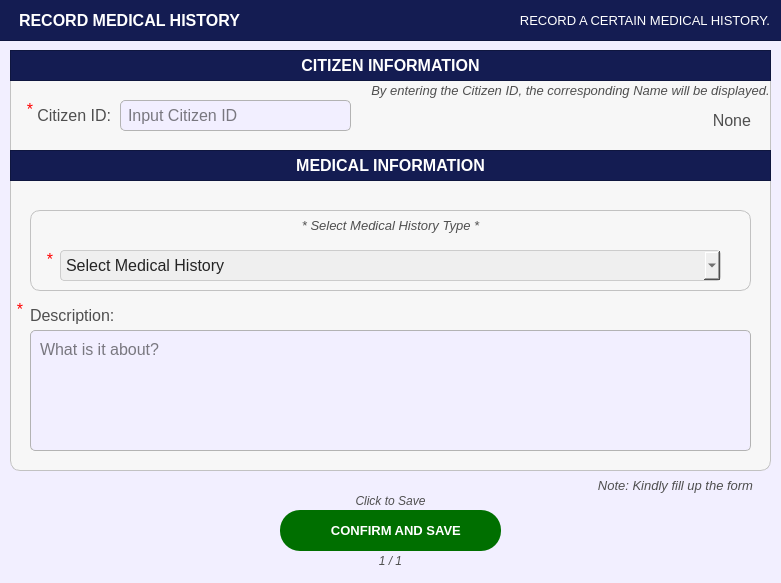
<?xml version="1.0" encoding="UTF-8"?>
<ui version="4.0">
 <class>PopUp_citizenprofileFilterOptions</class>
 <widget class="QDialog" name="PopUp_citizenprofileFilterOptions">
  <property name="geometry">
   <rect>
    <x>0</x>
    <y>0</y>
    <width>781</width>
    <height>583</height>
   </rect>
  </property>
  <property name="sizePolicy">
   <sizepolicy hsizetype="Fixed" vsizetype="Fixed">
    <horstretch>0</horstretch>
    <verstretch>0</verstretch>
   </sizepolicy>
  </property>
  <property name="palette">
   <palette>
    <active>
     <colorrole role="WindowText">
      <brush brushstyle="SolidPattern">
       <color alpha="255">
        <red>255</red>
        <green>255</green>
        <blue>255</blue>
       </color>
      </brush>
     </colorrole>
     <colorrole role="Button">
      <brush brushstyle="SolidPattern">
       <color alpha="255">
        <red>242</red>
        <green>239</green>
        <blue>255</blue>
       </color>
      </brush>
     </colorrole>
     <colorrole role="Light">
      <brush brushstyle="SolidPattern">
       <color alpha="255">
        <red>88</red>
        <green>86</green>
        <blue>150</blue>
       </color>
      </brush>
     </colorrole>
     <colorrole role="Midlight">
      <brush brushstyle="SolidPattern">
       <color alpha="255">
        <red>73</red>
        <green>71</green>
        <blue>125</blue>
       </color>
      </brush>
     </colorrole>
     <colorrole role="Dark">
      <brush brushstyle="SolidPattern">
       <color alpha="255">
        <red>29</red>
        <green>29</green>
        <blue>50</blue>
       </color>
      </brush>
     </colorrole>
     <colorrole role="Mid">
      <brush brushstyle="SolidPattern">
       <color alpha="255">
        <red>39</red>
        <green>38</green>
        <blue>67</blue>
       </color>
      </brush>
     </colorrole>
     <colorrole role="Text">
      <brush brushstyle="SolidPattern">
       <color alpha="255">
        <red>255</red>
        <green>255</green>
        <blue>255</blue>
       </color>
      </brush>
     </colorrole>
     <colorrole role="BrightText">
      <brush brushstyle="SolidPattern">
       <color alpha="255">
        <red>255</red>
        <green>255</green>
        <blue>255</blue>
       </color>
      </brush>
     </colorrole>
     <colorrole role="ButtonText">
      <brush brushstyle="SolidPattern">
       <color alpha="255">
        <red>255</red>
        <green>255</green>
        <blue>255</blue>
       </color>
      </brush>
     </colorrole>
     <colorrole role="Base">
      <brush brushstyle="SolidPattern">
       <color alpha="255">
        <red>242</red>
        <green>239</green>
        <blue>255</blue>
       </color>
      </brush>
     </colorrole>
     <colorrole role="Window">
      <brush brushstyle="SolidPattern">
       <color alpha="255">
        <red>242</red>
        <green>239</green>
        <blue>255</blue>
       </color>
      </brush>
     </colorrole>
     <colorrole role="Shadow">
      <brush brushstyle="SolidPattern">
       <color alpha="255">
        <red>16</red>
        <green>36</green>
        <blue>7</blue>
       </color>
      </brush>
     </colorrole>
     <colorrole role="AlternateBase">
      <brush brushstyle="SolidPattern">
       <color alpha="255">
        <red>29</red>
        <green>28</green>
        <blue>50</blue>
       </color>
      </brush>
     </colorrole>
     <colorrole role="ToolTipBase">
      <brush brushstyle="SolidPattern">
       <color alpha="255">
        <red>255</red>
        <green>255</green>
        <blue>220</blue>
       </color>
      </brush>
     </colorrole>
     <colorrole role="ToolTipText">
      <brush brushstyle="SolidPattern">
       <color alpha="255">
        <red>52</red>
        <green>138</green>
        <blue>46</blue>
       </color>
      </brush>
     </colorrole>
     <colorrole role="PlaceholderText">
      <brush brushstyle="SolidPattern">
       <color alpha="127">
        <red>255</red>
        <green>255</green>
        <blue>255</blue>
       </color>
      </brush>
     </colorrole>
     <colorrole role="Accent">
      <brush brushstyle="SolidPattern">
       <color alpha="255">
        <red>0</red>
        <green>255</green>
        <blue>0</blue>
       </color>
      </brush>
     </colorrole>
    </active>
    <inactive>
     <colorrole role="WindowText">
      <brush brushstyle="SolidPattern">
       <color alpha="255">
        <red>255</red>
        <green>255</green>
        <blue>255</blue>
       </color>
      </brush>
     </colorrole>
     <colorrole role="Button">
      <brush brushstyle="SolidPattern">
       <color alpha="255">
        <red>242</red>
        <green>239</green>
        <blue>255</blue>
       </color>
      </brush>
     </colorrole>
     <colorrole role="Light">
      <brush brushstyle="SolidPattern">
       <color alpha="255">
        <red>88</red>
        <green>86</green>
        <blue>150</blue>
       </color>
      </brush>
     </colorrole>
     <colorrole role="Midlight">
      <brush brushstyle="SolidPattern">
       <color alpha="255">
        <red>73</red>
        <green>71</green>
        <blue>125</blue>
       </color>
      </brush>
     </colorrole>
     <colorrole role="Dark">
      <brush brushstyle="SolidPattern">
       <color alpha="255">
        <red>29</red>
        <green>29</green>
        <blue>50</blue>
       </color>
      </brush>
     </colorrole>
     <colorrole role="Mid">
      <brush brushstyle="SolidPattern">
       <color alpha="255">
        <red>39</red>
        <green>38</green>
        <blue>67</blue>
       </color>
      </brush>
     </colorrole>
     <colorrole role="Text">
      <brush brushstyle="SolidPattern">
       <color alpha="255">
        <red>255</red>
        <green>255</green>
        <blue>255</blue>
       </color>
      </brush>
     </colorrole>
     <colorrole role="BrightText">
      <brush brushstyle="SolidPattern">
       <color alpha="255">
        <red>255</red>
        <green>255</green>
        <blue>255</blue>
       </color>
      </brush>
     </colorrole>
     <colorrole role="ButtonText">
      <brush brushstyle="SolidPattern">
       <color alpha="255">
        <red>255</red>
        <green>255</green>
        <blue>255</blue>
       </color>
      </brush>
     </colorrole>
     <colorrole role="Base">
      <brush brushstyle="SolidPattern">
       <color alpha="255">
        <red>242</red>
        <green>239</green>
        <blue>255</blue>
       </color>
      </brush>
     </colorrole>
     <colorrole role="Window">
      <brush brushstyle="SolidPattern">
       <color alpha="255">
        <red>242</red>
        <green>239</green>
        <blue>255</blue>
       </color>
      </brush>
     </colorrole>
     <colorrole role="Shadow">
      <brush brushstyle="SolidPattern">
       <color alpha="255">
        <red>16</red>
        <green>36</green>
        <blue>7</blue>
       </color>
      </brush>
     </colorrole>
     <colorrole role="AlternateBase">
      <brush brushstyle="SolidPattern">
       <color alpha="255">
        <red>29</red>
        <green>28</green>
        <blue>50</blue>
       </color>
      </brush>
     </colorrole>
     <colorrole role="ToolTipBase">
      <brush brushstyle="SolidPattern">
       <color alpha="255">
        <red>255</red>
        <green>255</green>
        <blue>220</blue>
       </color>
      </brush>
     </colorrole>
     <colorrole role="ToolTipText">
      <brush brushstyle="SolidPattern">
       <color alpha="255">
        <red>52</red>
        <green>138</green>
        <blue>46</blue>
       </color>
      </brush>
     </colorrole>
     <colorrole role="PlaceholderText">
      <brush brushstyle="SolidPattern">
       <color alpha="127">
        <red>255</red>
        <green>255</green>
        <blue>255</blue>
       </color>
      </brush>
     </colorrole>
     <colorrole role="Accent">
      <brush brushstyle="SolidPattern">
       <color alpha="255">
        <red>0</red>
        <green>255</green>
        <blue>0</blue>
       </color>
      </brush>
     </colorrole>
    </inactive>
    <disabled>
     <colorrole role="WindowText">
      <brush brushstyle="SolidPattern">
       <color alpha="255">
        <red>29</red>
        <green>29</green>
        <blue>50</blue>
       </color>
      </brush>
     </colorrole>
     <colorrole role="Button">
      <brush brushstyle="SolidPattern">
       <color alpha="255">
        <red>242</red>
        <green>239</green>
        <blue>255</blue>
       </color>
      </brush>
     </colorrole>
     <colorrole role="Light">
      <brush brushstyle="SolidPattern">
       <color alpha="255">
        <red>88</red>
        <green>86</green>
        <blue>150</blue>
       </color>
      </brush>
     </colorrole>
     <colorrole role="Midlight">
      <brush brushstyle="SolidPattern">
       <color alpha="255">
        <red>73</red>
        <green>71</green>
        <blue>125</blue>
       </color>
      </brush>
     </colorrole>
     <colorrole role="Dark">
      <brush brushstyle="SolidPattern">
       <color alpha="255">
        <red>29</red>
        <green>29</green>
        <blue>50</blue>
       </color>
      </brush>
     </colorrole>
     <colorrole role="Mid">
      <brush brushstyle="SolidPattern">
       <color alpha="255">
        <red>39</red>
        <green>38</green>
        <blue>67</blue>
       </color>
      </brush>
     </colorrole>
     <colorrole role="Text">
      <brush brushstyle="SolidPattern">
       <color alpha="255">
        <red>29</red>
        <green>29</green>
        <blue>50</blue>
       </color>
      </brush>
     </colorrole>
     <colorrole role="BrightText">
      <brush brushstyle="SolidPattern">
       <color alpha="255">
        <red>255</red>
        <green>255</green>
        <blue>255</blue>
       </color>
      </brush>
     </colorrole>
     <colorrole role="ButtonText">
      <brush brushstyle="SolidPattern">
       <color alpha="255">
        <red>29</red>
        <green>29</green>
        <blue>50</blue>
       </color>
      </brush>
     </colorrole>
     <colorrole role="Base">
      <brush brushstyle="SolidPattern">
       <color alpha="255">
        <red>242</red>
        <green>239</green>
        <blue>255</blue>
       </color>
      </brush>
     </colorrole>
     <colorrole role="Window">
      <brush brushstyle="SolidPattern">
       <color alpha="255">
        <red>242</red>
        <green>239</green>
        <blue>255</blue>
       </color>
      </brush>
     </colorrole>
     <colorrole role="Shadow">
      <brush brushstyle="SolidPattern">
       <color alpha="255">
        <red>16</red>
        <green>36</green>
        <blue>7</blue>
       </color>
      </brush>
     </colorrole>
     <colorrole role="AlternateBase">
      <brush brushstyle="SolidPattern">
       <color alpha="255">
        <red>59</red>
        <green>57</green>
        <blue>100</blue>
       </color>
      </brush>
     </colorrole>
     <colorrole role="ToolTipBase">
      <brush brushstyle="SolidPattern">
       <color alpha="255">
        <red>255</red>
        <green>255</green>
        <blue>220</blue>
       </color>
      </brush>
     </colorrole>
     <colorrole role="ToolTipText">
      <brush brushstyle="SolidPattern">
       <color alpha="255">
        <red>52</red>
        <green>138</green>
        <blue>46</blue>
       </color>
      </brush>
     </colorrole>
     <colorrole role="PlaceholderText">
      <brush brushstyle="SolidPattern">
       <color alpha="127">
        <red>29</red>
        <green>29</green>
        <blue>50</blue>
       </color>
      </brush>
     </colorrole>
     <colorrole role="Accent">
      <brush brushstyle="SolidPattern">
       <color alpha="255">
        <red>0</red>
        <green>255</green>
        <blue>0</blue>
       </color>
      </brush>
     </colorrole>
    </disabled>
   </palette>
  </property>
  <property name="cursor">
   <cursorShape>PointingHandCursor</cursorShape>
  </property>
  <property name="windowTitle">
   <string>Dialog</string>
  </property>
  <property name="styleSheet">
   <string notr="true">#PopUp_citizenprofileFilterOptions{
	background-color: #f2efff;
}</string>
  </property>
  <widget class="QFrame" name="basePopUpBodyFrame">
   <property name="geometry">
    <rect>
     <x>10</x>
     <y>50</y>
     <width>761</width>
     <height>421</height>
    </rect>
   </property>
   <property name="styleSheet">
    <string notr="true">#basePopUpBodyFrame {
	background-color: rgb(247, 247, 247);
	border: 1px solid rgb(194, 194, 194);
	border-radius: 10px;
}</string>
   </property>
   <property name="frameShape">
    <enum>QFrame::Shape::StyledPanel</enum>
   </property>
   <property name="frameShadow">
    <enum>QFrame::Shadow::Raised</enum>
   </property>
   <widget class="QFrame" name="basePopUpTitleFrame_3">
    <property name="geometry">
     <rect>
      <x>0</x>
      <y>100</y>
      <width>761</width>
      <height>31</height>
     </rect>
    </property>
    <property name="styleSheet">
     <string notr="true">#basePopUpTitleFrame_3 {
	background-color: #141c52;
}</string>
    </property>
    <property name="frameShape">
     <enum>QFrame::Shape::StyledPanel</enum>
    </property>
    <property name="frameShadow">
     <enum>QFrame::Shadow::Raised</enum>
    </property>
    <widget class="QLabel" name="label_title_3">
     <property name="geometry">
      <rect>
       <x>0</x>
       <y>0</y>
       <width>761</width>
       <height>31</height>
      </rect>
     </property>
     <property name="font">
      <font>
       <family>Arial</family>
       <pointsize>12</pointsize>
       <bold>true</bold>
      </font>
     </property>
     <property name="styleSheet">
      <string notr="true">#label_title_3{
	background-color:transparent;
	color: rgb(255, 255, 255);
}</string>
     </property>
     <property name="text">
      <string>MEDICAL INFORMATION</string>
     </property>
     <property name="alignment">
      <set>Qt::AlignmentFlag::AlignCenter</set>
     </property>
    </widget>
   </widget>
   <widget class="QLineEdit" name="record_citizenIDANDsearch">
    <property name="geometry">
     <rect>
      <x>110</x>
      <y>50</y>
      <width>231</width>
      <height>31</height>
     </rect>
    </property>
    <property name="font">
     <font>
      <family>Arial</family>
      <pointsize>12</pointsize>
     </font>
    </property>
    <property name="styleSheet">
     <string notr="true">#record_citizenIDANDsearch{
	border: 1px solid #b3b3b3;  /* Black border */
    border-radius: 5px;        /* Rounded corners */
    padding: 5px;               /* Inner spacing */
    background-color: #f2efff;  /* Gray background */
    color: #000000; 
}

</string>
    </property>
    <property name="text">
     <string/>
    </property>
    <property name="maxLength">
     <number>50</number>
    </property>
    <property name="placeholderText">
     <string>Input Citizen ID</string>
    </property>
   </widget>
   <widget class="QLabel" name="record_labelcitizenhistory_description">
    <property name="geometry">
     <rect>
      <x>20</x>
      <y>250</y>
      <width>121</width>
      <height>31</height>
     </rect>
    </property>
    <property name="font">
     <font>
      <family>Arial</family>
      <pointsize>12</pointsize>
     </font>
    </property>
    <property name="styleSheet">
     <string notr="true">#record_labelcitizenhistory_description{
	background-color:transparent;
	color:#4f4f4f;
}</string>
    </property>
    <property name="text">
     <string>Description:</string>
    </property>
    <property name="alignment">
     <set>Qt::AlignmentFlag::AlignLeading|Qt::AlignmentFlag::AlignLeft|Qt::AlignmentFlag::AlignVCenter</set>
    </property>
   </widget>
   <widget class="QLabel" name="register_labelBusinessOwnerName">
    <property name="geometry">
     <rect>
      <x>10</x>
      <y>50</y>
      <width>91</width>
      <height>31</height>
     </rect>
    </property>
    <property name="font">
     <font>
      <family>Arial</family>
      <pointsize>12</pointsize>
     </font>
    </property>
    <property name="styleSheet">
     <string notr="true">#register_labelBusinessOwnerName{
	background-color:transparent;
	color:#4f4f4f;
}</string>
    </property>
    <property name="text">
     <string>Citizen ID:</string>
    </property>
    <property name="alignment">
     <set>Qt::AlignmentFlag::AlignRight|Qt::AlignmentFlag::AlignTrailing|Qt::AlignmentFlag::AlignVCenter</set>
    </property>
   </widget>
   <widget class="QLabel" name="display_citizenFullName">
    <property name="geometry">
     <rect>
      <x>380</x>
      <y>50</y>
      <width>361</width>
      <height>41</height>
     </rect>
    </property>
    <property name="font">
     <font>
      <family>Arial</family>
      <pointsize>12</pointsize>
     </font>
    </property>
    <property name="styleSheet">
     <string notr="true">#display_citizenFullName{
	background-color:transparent;
	color:#4f4f4f;
}</string>
    </property>
    <property name="text">
     <string>None</string>
    </property>
    <property name="alignment">
     <set>Qt::AlignmentFlag::AlignRight|Qt::AlignmentFlag::AlignTrailing|Qt::AlignmentFlag::AlignVCenter</set>
    </property>
   </widget>
   <widget class="QFrame" name="basePopUpTitleFrame_4">
    <property name="geometry">
     <rect>
      <x>0</x>
      <y>0</y>
      <width>761</width>
      <height>31</height>
     </rect>
    </property>
    <property name="styleSheet">
     <string notr="true">#basePopUpTitleFrame_4 {
	background-color: #141c52;
}</string>
    </property>
    <property name="frameShape">
     <enum>QFrame::Shape::StyledPanel</enum>
    </property>
    <property name="frameShadow">
     <enum>QFrame::Shadow::Raised</enum>
    </property>
    <widget class="QLabel" name="label_title_4">
     <property name="geometry">
      <rect>
       <x>0</x>
       <y>0</y>
       <width>761</width>
       <height>31</height>
      </rect>
     </property>
     <property name="font">
      <font>
       <family>Arial</family>
       <pointsize>12</pointsize>
       <bold>true</bold>
      </font>
     </property>
     <property name="styleSheet">
      <string notr="true">#label_title_4{
	background-color:transparent;
	color: rgb(255, 255, 255);
}</string>
     </property>
     <property name="text">
      <string>CITIZEN INFORMATION</string>
     </property>
     <property name="alignment">
      <set>Qt::AlignmentFlag::AlignCenter</set>
     </property>
    </widget>
   </widget>
   <widget class="QPlainTextEdit" name="record_medicalhistory_description">
    <property name="geometry">
     <rect>
      <x>20</x>
      <y>280</y>
      <width>721</width>
      <height>121</height>
     </rect>
    </property>
    <property name="font">
     <font>
      <family>Arial</family>
      <pointsize>12</pointsize>
     </font>
    </property>
    <property name="styleSheet">
     <string notr="true">#record_medicalhistory_description{
	border: 1px solid #b3b3b3;  /* Black border */
    border-radius: 5px;        /* Rounded corners */
    padding: 5px;               /* Inner spacing */
    background-color: #f2efff;  /* Gray background */
    color: #000000; 
}

</string>
    </property>
    <property name="placeholderText">
     <string>What is it about?</string>
    </property>
   </widget>
   <widget class="QFrame" name="basePopUpBodyFrame_6">
    <property name="geometry">
     <rect>
      <x>20</x>
      <y>160</y>
      <width>721</width>
      <height>81</height>
     </rect>
    </property>
    <property name="styleSheet">
     <string notr="true">#basePopUpBodyFrame_6 {
	background-color: rgb(247, 247, 247);
	border: 1px solid rgb(194, 194, 194);
	border-radius: 10px;
}</string>
    </property>
    <property name="frameShape">
     <enum>QFrame::Shape::StyledPanel</enum>
    </property>
    <property name="frameShadow">
     <enum>QFrame::Shadow::Raised</enum>
    </property>
    <widget class="QLabel" name="labelNote_5">
     <property name="geometry">
      <rect>
       <x>0</x>
       <y>0</y>
       <width>721</width>
       <height>31</height>
      </rect>
     </property>
     <property name="font">
      <font>
       <family>Arial</family>
       <pointsize>10</pointsize>
       <italic>true</italic>
       <bold>false</bold>
      </font>
     </property>
     <property name="styleSheet">
      <string notr="true">#labelNote_5 {
	background-color: transparent;
	color: #4f4f4f;
}
</string>
     </property>
     <property name="text">
      <string>* Select Medical History Type *</string>
     </property>
     <property name="alignment">
      <set>Qt::AlignmentFlag::AlignCenter</set>
     </property>
    </widget>
    <widget class="QComboBox" name="register_citizen_comboBox_MedicalHistoryOption">
     <property name="geometry">
      <rect>
       <x>30</x>
       <y>40</y>
       <width>661</width>
       <height>31</height>
      </rect>
     </property>
     <property name="font">
      <font>
       <family>Arial</family>
       <pointsize>12</pointsize>
      </font>
     </property>
     <property name="styleSheet">
      <string notr="true">#register_citizen_comboBox_MedicalHistoryOption{
	background-color: rgb(239, 239, 239); /* Correct property name */
    color: #242424; /* Set text color to black for better contrast */
    border: 1px solid #ccc; /* Optional: Add a light border */
    padding: 5px; /* Optional: Add some padding */
    border-radius: 4px; /* Optional: Rounded corners */
}</string>
     </property>
     <property name="placeholderText">
      <string>Select Medical History</string>
     </property>
     <property name="duplicatesEnabled">
      <bool>false</bool>
     </property>
    </widget>
    <widget class="QLabel" name="label_req_4">
     <property name="geometry">
      <rect>
       <x>10</x>
       <y>40</y>
       <width>20</width>
       <height>31</height>
      </rect>
     </property>
     <property name="font">
      <font>
       <family>Arial</family>
       <pointsize>12</pointsize>
       <bold>false</bold>
      </font>
     </property>
     <property name="styleSheet">
      <string notr="true">#label_req_4 {
	background-color: transparent;
	color: red;
}
</string>
     </property>
     <property name="text">
      <string>*</string>
     </property>
     <property name="alignment">
      <set>Qt::AlignmentFlag::AlignHCenter|Qt::AlignmentFlag::AlignTop</set>
     </property>
    </widget>
   </widget>
   <widget class="QLabel" name="labelNote_2">
    <property name="geometry">
     <rect>
      <x>360</x>
      <y>30</y>
      <width>401</width>
      <height>21</height>
     </rect>
    </property>
    <property name="font">
     <font>
      <family>Arial</family>
      <pointsize>10</pointsize>
      <italic>true</italic>
      <bold>false</bold>
     </font>
    </property>
    <property name="styleSheet">
     <string notr="true">#labelNote_2 {
	background-color: transparent;
	color: #4f4f4f;
}
</string>
    </property>
    <property name="text">
     <string>By entering the Citizen ID, the corresponding Name will be displayed.</string>
    </property>
    <property name="alignment">
     <set>Qt::AlignmentFlag::AlignCenter</set>
    </property>
   </widget>
   <widget class="QLabel" name="label_req_3">
    <property name="geometry">
     <rect>
      <x>10</x>
      <y>50</y>
      <width>20</width>
      <height>31</height>
     </rect>
    </property>
    <property name="font">
     <font>
      <family>Arial</family>
      <pointsize>12</pointsize>
      <bold>false</bold>
     </font>
    </property>
    <property name="styleSheet">
     <string notr="true">#label_req_3 {
	background-color: transparent;
	color: red;
}
</string>
    </property>
    <property name="text">
     <string>*</string>
    </property>
    <property name="alignment">
     <set>Qt::AlignmentFlag::AlignHCenter|Qt::AlignmentFlag::AlignTop</set>
    </property>
   </widget>
   <widget class="QLabel" name="label_req_5">
    <property name="geometry">
     <rect>
      <x>0</x>
      <y>250</y>
      <width>20</width>
      <height>31</height>
     </rect>
    </property>
    <property name="font">
     <font>
      <family>Arial</family>
      <pointsize>12</pointsize>
      <bold>false</bold>
     </font>
    </property>
    <property name="styleSheet">
     <string notr="true">#label_req_5 {
	background-color: transparent;
	color: red;
}
</string>
    </property>
    <property name="text">
     <string>*</string>
    </property>
    <property name="alignment">
     <set>Qt::AlignmentFlag::AlignHCenter|Qt::AlignmentFlag::AlignTop</set>
    </property>
   </widget>
  </widget>
  <widget class="QFrame" name="basePopUpTitleFrame">
   <property name="geometry">
    <rect>
     <x>-1</x>
     <y>-10</y>
     <width>791</width>
     <height>51</height>
    </rect>
   </property>
   <property name="styleSheet">
    <string notr="true">#basePopUpTitleFrame {
	background-color: #141c52;
}</string>
   </property>
   <property name="frameShape">
    <enum>QFrame::Shape::StyledPanel</enum>
   </property>
   <property name="frameShadow">
    <enum>QFrame::Shadow::Raised</enum>
   </property>
   <widget class="QLabel" name="label_titleFilterOptions">
    <property name="geometry">
     <rect>
      <x>20</x>
      <y>10</y>
      <width>251</width>
      <height>41</height>
     </rect>
    </property>
    <property name="font">
     <font>
      <family>Arial</family>
      <pointsize>12</pointsize>
      <bold>true</bold>
     </font>
    </property>
    <property name="styleSheet">
     <string notr="true">#label_titleFilterOptions {
	background-color: transparent;
	color: #FFFFFF;
}
</string>
    </property>
    <property name="text">
     <string>RECORD MEDICAL HISTORY</string>
    </property>
    <property name="alignment">
     <set>Qt::AlignmentFlag::AlignLeading|Qt::AlignmentFlag::AlignLeft|Qt::AlignmentFlag::AlignVCenter</set>
    </property>
   </widget>
   <widget class="QLabel" name="filteroptions_label">
    <property name="geometry">
     <rect>
      <x>420</x>
      <y>10</y>
      <width>351</width>
      <height>41</height>
     </rect>
    </property>
    <property name="font">
     <font>
      <family>Arial</family>
      <pointsize>10</pointsize>
      <bold>false</bold>
     </font>
    </property>
    <property name="styleSheet">
     <string notr="true">#filteroptions_label {
	background-color: transparent;
	color: #FFFFFF;
}
</string>
    </property>
    <property name="text">
     <string>RECORD A CERTAIN MEDICAL HISTORY.</string>
    </property>
    <property name="alignment">
     <set>Qt::AlignmentFlag::AlignRight|Qt::AlignmentFlag::AlignTrailing|Qt::AlignmentFlag::AlignVCenter</set>
    </property>
   </widget>
  </widget>
  <widget class="QLabel" name="progress">
   <property name="geometry">
    <rect>
     <x>280</x>
     <y>550</y>
     <width>221</width>
     <height>21</height>
    </rect>
   </property>
   <property name="font">
    <font>
     <family>Arial</family>
     <pointsize>9</pointsize>
     <italic>true</italic>
     <bold>false</bold>
    </font>
   </property>
   <property name="styleSheet">
    <string notr="true">#progress {
	background-color: transparent;
	color: #4f4f4f;
}
</string>
   </property>
   <property name="text">
    <string>1 / 1</string>
   </property>
   <property name="alignment">
    <set>Qt::AlignmentFlag::AlignCenter</set>
   </property>
  </widget>
  <widget class="QPushButton" name="record_buttonConfirmMedicalHistory_SaveForm">
   <property name="geometry">
    <rect>
     <x>280</x>
     <y>510</y>
     <width>221</width>
     <height>41</height>
    </rect>
   </property>
   <property name="font">
    <font>
     <family>Arial</family>
     <pointsize>10</pointsize>
     <bold>true</bold>
    </font>
   </property>
   <property name="cursor">
    <cursorShape>PointingHandCursor</cursorShape>
   </property>
   <property name="styleSheet">
    <string notr="true">#record_buttonConfirmMedicalHistory_SaveForm {
    background-color: #006f00;
    color: white;
    border-radius: 20px;
    padding: 10px; /* Optional: Adjusts spacing inside the button */
}
#record_buttonConfirmMedicalHistory_SaveForm:hover {
    background-color: #00a600; /* Slightly lighter blue when hovered */
}
#record_buttonConfirmMedicalHistory_SaveForm:pressed {
    background-color: #005d00; /* Darker blue when clicked */
}</string>
   </property>
   <property name="text">
    <string>   CONFIRM AND SAVE</string>
   </property>
   <property name="icon">
    <iconset>
     <normaloff>../../../Assets/FuncIcons/icon_confirm.svg</normaloff>../../../Assets/FuncIcons/icon_confirm.svg</iconset>
   </property>
   <property name="iconSize">
    <size>
     <width>30</width>
     <height>30</height>
    </size>
   </property>
  </widget>
  <widget class="QLabel" name="notenote">
   <property name="geometry">
    <rect>
     <x>0</x>
     <y>490</y>
     <width>781</width>
     <height>21</height>
    </rect>
   </property>
   <property name="font">
    <font>
     <family>Arial</family>
     <pointsize>9</pointsize>
     <italic>true</italic>
     <bold>false</bold>
    </font>
   </property>
   <property name="styleSheet">
    <string notr="true">#notenote {
	background-color: transparent;
	color: #4f4f4f;
}
</string>
   </property>
   <property name="text">
    <string>Click to Save</string>
   </property>
   <property name="alignment">
    <set>Qt::AlignmentFlag::AlignCenter</set>
   </property>
  </widget>
  <widget class="QLabel" name="labelNote">
   <property name="geometry">
    <rect>
     <x>580</x>
     <y>470</y>
     <width>191</width>
     <height>31</height>
    </rect>
   </property>
   <property name="font">
    <font>
     <family>Arial</family>
     <pointsize>10</pointsize>
     <italic>true</italic>
     <bold>false</bold>
    </font>
   </property>
   <property name="styleSheet">
    <string notr="true">#labelNote {
	background-color: transparent;
	color: #4f4f4f;
}
</string>
   </property>
   <property name="text">
    <string>Note: Kindly fill up the form</string>
   </property>
   <property name="alignment">
    <set>Qt::AlignmentFlag::AlignCenter</set>
   </property>
  </widget>
 </widget>
 <resources/>
 <connections/>
</ui>
